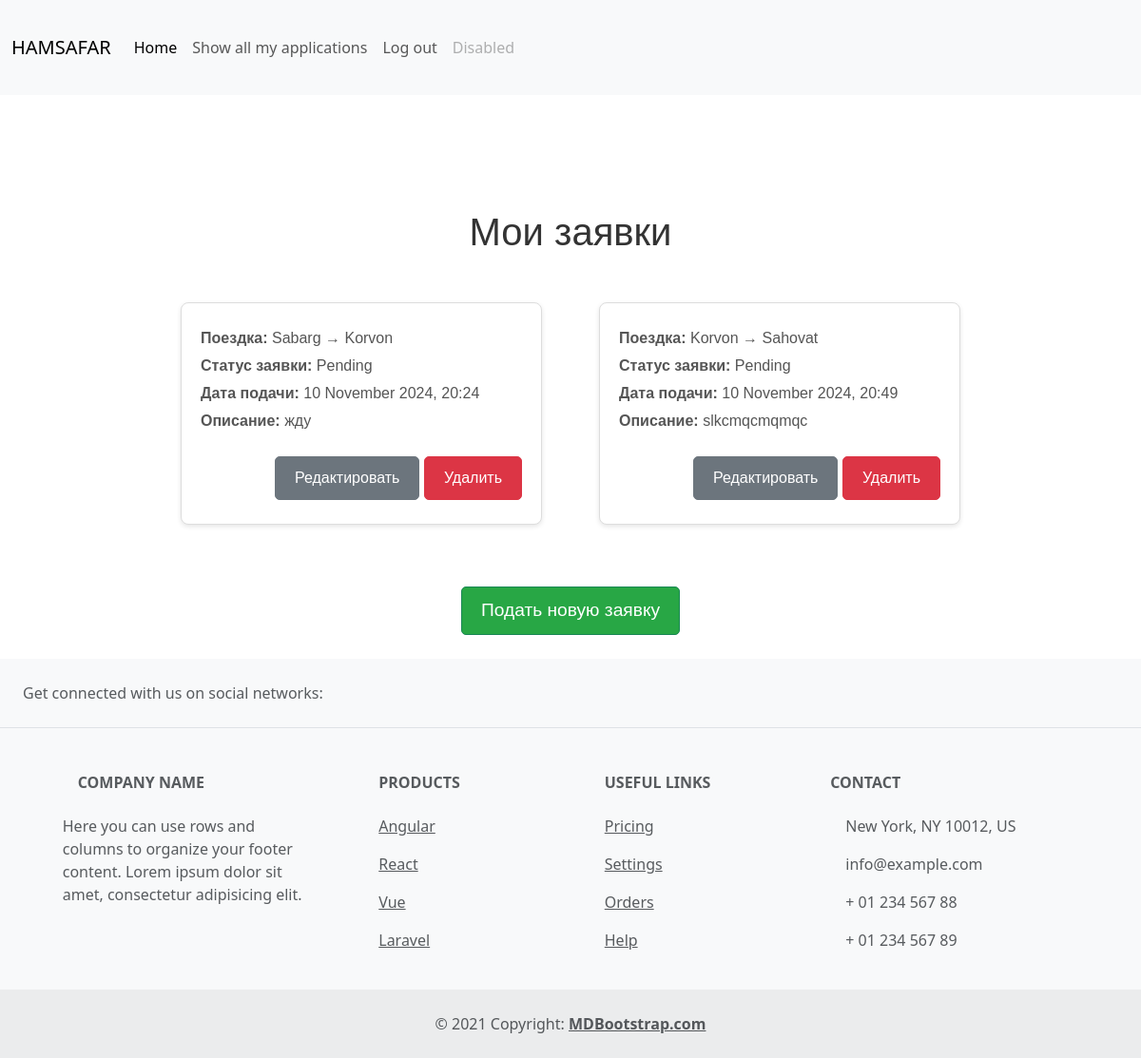
/applications/ (signed in), run on an earlier commit of the app's database.
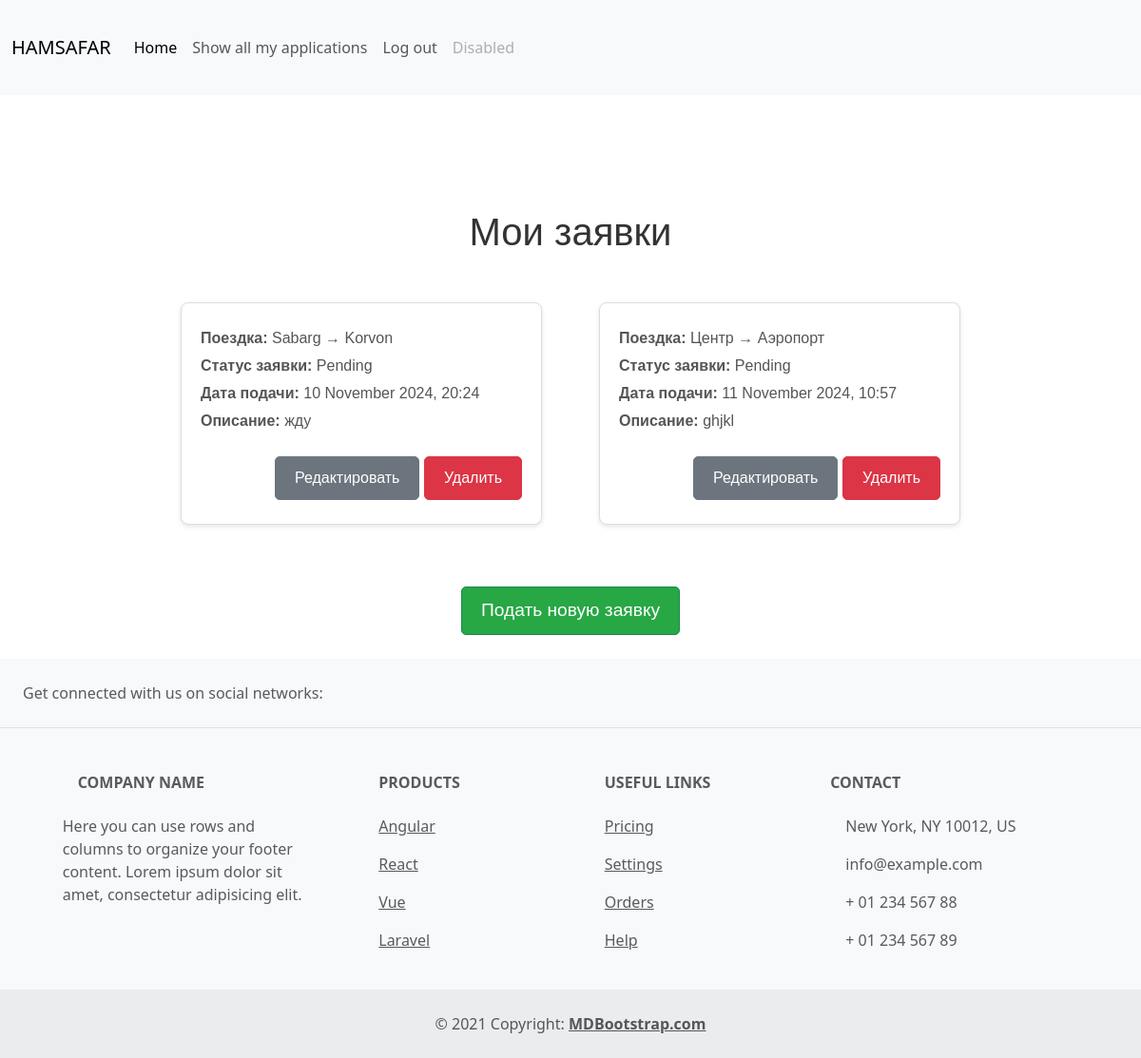
And on a later commit of the database.
### hamsafar/models.py (models this page shows, shortened)
class Application(models.Model):
    client = models.ForeignKey(User, on_delete=models.CASCADE)
    trip = models.ForeignKey(Trip, on_delete=models.CASCADE)
    start_location = models.CharField(max_length=255, null=True)
    description = models.TextField(blank=True, null=True)
    status = models.CharField(max_length=20, choices=[
        ('pending', 'Ожидает'),
        ('approved', 'Одобрено'),
        ('rejected', 'Отклонено')
    ], default='pending')
    created_at = models.DateTimeField(auto_now_add=True)

class Trip(models.Model):
    driver = models.ForeignKey(User, on_delete=models.CASCADE, related_name='trips')
    start_location = models.CharField(max_length=255)
    end_location = models.CharField(max_length=255)
    departure_time = models.DateTimeField()
    available_seats = models.IntegerField()
    price = models.DecimalField(max_digits=10, decimal_places=2)
    description = models.TextField(blank=True)
    created_at = models.DateTimeField(auto_now_add=True)

### hamsafar/views.py (the view)
# urls.py: path('applications/', ApplicationListView.as_view(), name='application_list'),
class ApplicationListView(LoginRequiredMixin, ListView):
    model = Application
    template_name = 'application_list.html'
    context_object_name = 'applications'
    def get_queryset(self):
        return Application.objects.filter(client=self.request.user)

### templates/application_list.html (shortened to what this page needs)
{% extends "base.html" %}
{% block content %}
{% if user.is_authenticated %}
  <div class="application-list-container">
    <h1>Мои заявки</h1>
    {% if applications %}
      <div class="application-list">
        {% for application in applications %}
          <div class="application-item">
            <div class="application-info">
              <p><strong>Поездка:</strong> {{ application.trip.start_location }} → {{ application.trip.end_location }}</p>
              <p><strong>Статус заявки:</strong> {{ application.status|capfirst }}</p>
              <p><strong>Дата подачи:</strong> {{ application.created_at|date:"d F Y, H:i" }}</p>
              <p><strong>Описание:</strong> {{ application.description }}</p>
            </div>
            <div class="application-actions">
              <a href="{% url 'application_update' application.pk %}" class="btn btn-secondary">Редактировать</a>
              <a href="{% url 'application_delete' application.pk %}" class="btn btn-danger">Удалить</a>
            </div>
          </div>
        {% endfor %}
      </div>
    {% else %}
      <p>У вас нет заявок.</p>
    {% endif %}
    <div class="add-application">
      <a href="{% url 'home' %}" class="btn btn-success">Подать новую заявку</a>
    </div>
  </div>
{% else %}
  <h1>You are bot logged in</h1>
  <a href="{% url "login" %}"></a>
{% endif %}
{% endblock %}

### templates/base.html (shortened to what this page needs)
<!DOCTYPE html>
<html lang="en">
<head>
    {% load bootstrap5 %}
    {% bootstrap_css %}
</head>
<body>
    <header style="height: 200px;">
        <nav class="navbar h-50 navbar-expand-lg bg-body-black bg-light">
            <div class="container-fluid">
              <a class="navbar-brand" href="{% url "home" %}">HAMSAFAR</a>
              <div class="collapse navbar-collapse" id="navbarNavAltMarkup">
                <div class="navbar-nav">
                  <a class="nav-link active" aria-current="page" href="{% url "home" %}">Home</a>
                  <a class="nav-link" href="{% url "application_list" %}">Show all my applications</a>
                  <a class="nav-link" href="{% url "logout" %}">Log out</a>
                  <a class="nav-link disabled" aria-disabled="true">Disabled</a>
                </div>
              </div>
            </div>
          </nav>
    </header>
    <div class="main-container">
        {% block content %}
        {% endblock content %}
    </div>
<footer class="text-center mt-[20px] text-lg-start bg-body-tertiary text-muted bg-light">
    <section class="d-flex justify-content-center justify-content-lg-between p-4 border-bottom">
      <div class="me-5 d-none d-lg-block">
        <span>Get connected with us on social networks:</span>
      </div>
      <div>
      </div>
    </section>
    <section class="">
      <div class="container text-center text-md-start mt-5">
        <div class="row mt-3">
          <div class="col-md-3 col-lg-4 col-xl-3 mx-auto mb-4">
            <h6 class="text-uppercase fw-bold mb-4">
              Company name
            </h6>
            <p>
              Here you can use rows and columns to organize your footer content. Lorem ipsum
              dolor sit amet, consectetur adipisicing elit.
            </p>
          </div>
          <div class="col-md-2 col-lg-2 col-xl-2 mx-auto mb-4">
            <h6 class="text-uppercase fw-bold mb-4">
              Products
            </h6>
            <p>
              <a href="#!" class="text-reset">Angular</a>
            </p>
            <p>
              <a href="#!" class="text-reset">React</a>
            </p>
            <p>
              <a href="#!" class="text-reset">Vue</a>
            </p>
            <p>
              <a href="#!" class="text-reset">Laravel</a>
            </p>
          </div>
          <div class="col-md-3 col-lg-2 col-xl-2 mx-auto mb-4">
            <h6 class="text-uppercase fw-bold mb-4">
              Useful links
            </h6>
            <p>
              <a href="#!" class="text-reset">Pricing</a>
            </p>
            <p>
              <a href="#!" class="text-reset">Settings</a>
            </p>
            <p>
              <a href="#!" class="text-reset">Orders</a>
            </p>
            <p>
              <a href="#!" class="text-reset">Help</a>
            </p>
          </div>
          <div class="col-md-4 col-lg-3 col-xl-3 mx-auto mb-md-0 mb-4">
            <h6 class="text-uppercase fw-bold mb-4">Contact</h6>
            <p> New York, NY 10012, US</p>
            <p>
              info@example.com
            </p>
            <p> + 01 234 567 88</p>
            <p> + 01 234 567 89</p>
          </div>
        </div>
      </div>
    </section>
    <div class="text-center p-4" style="background-color: rgba(0, 0, 0, 0.05);">
      © 2021 Copyright:
      <a class="text-reset fw-bold" href="https://mdbootstrap.com/">MDBootstrap.com</a>
    </div>
  </footer>
</body>
</html>

### templates/application_list.html (style rules this page uses)
.application-list-container { max-width: 900px; margin: 0 auto; padding: 20px; font-family: Arial, sans-serif; }
h1 { text-align: center; font-size: 2.5rem; margin-bottom: 30px; color: #333; }
.application-list { display: grid; grid-template-columns: repeat(auto-fill, minmax(300px, 1fr)); gap: 20px; margin-bottom: 40px; }
.application-item { background-color: #fff; border: 1px solid #ddd; border-radius: 8px; padding: 20px; box-shadow: 0 2px 5px rgba(0, 0, 0, 0.1); transition: transform 0.3s ease; margin: 20px; }
.application-info { margin-bottom: 20px; }
.application-info p { font-size: 1rem; color: #555; margin: 5px 0; }
.application-actions { margin-top: 20px; text-align: right; }
.btn { display: inline-block; padding: 10px 20px; font-size: 1rem; border-radius: 5px; text-decoration: none; color: white; margin: 5px 0; }
.btn-secondary { background-color: #6c757d; }
.btn-danger { background-color: #dc3545; }
.btn-success { background-color: #28a745; }
.add-application { text-align: center; margin-top: 40px; }
.add-application .btn { background-color: #28a745; font-size: 1.2rem; }

What changed in the data, as far as the page shows it:
removed Application: trip.start_location "Korvon", trip.end_location "Sahovat", status "Pending", created_at "10 November 2024, 20:49", description "slkcmqcmqmqc"
added Application: trip.start_location "Центр", trip.end_location "Аэропорт", status "Pending", created_at "11 November 2024, 10:57", description "ghjkl"
